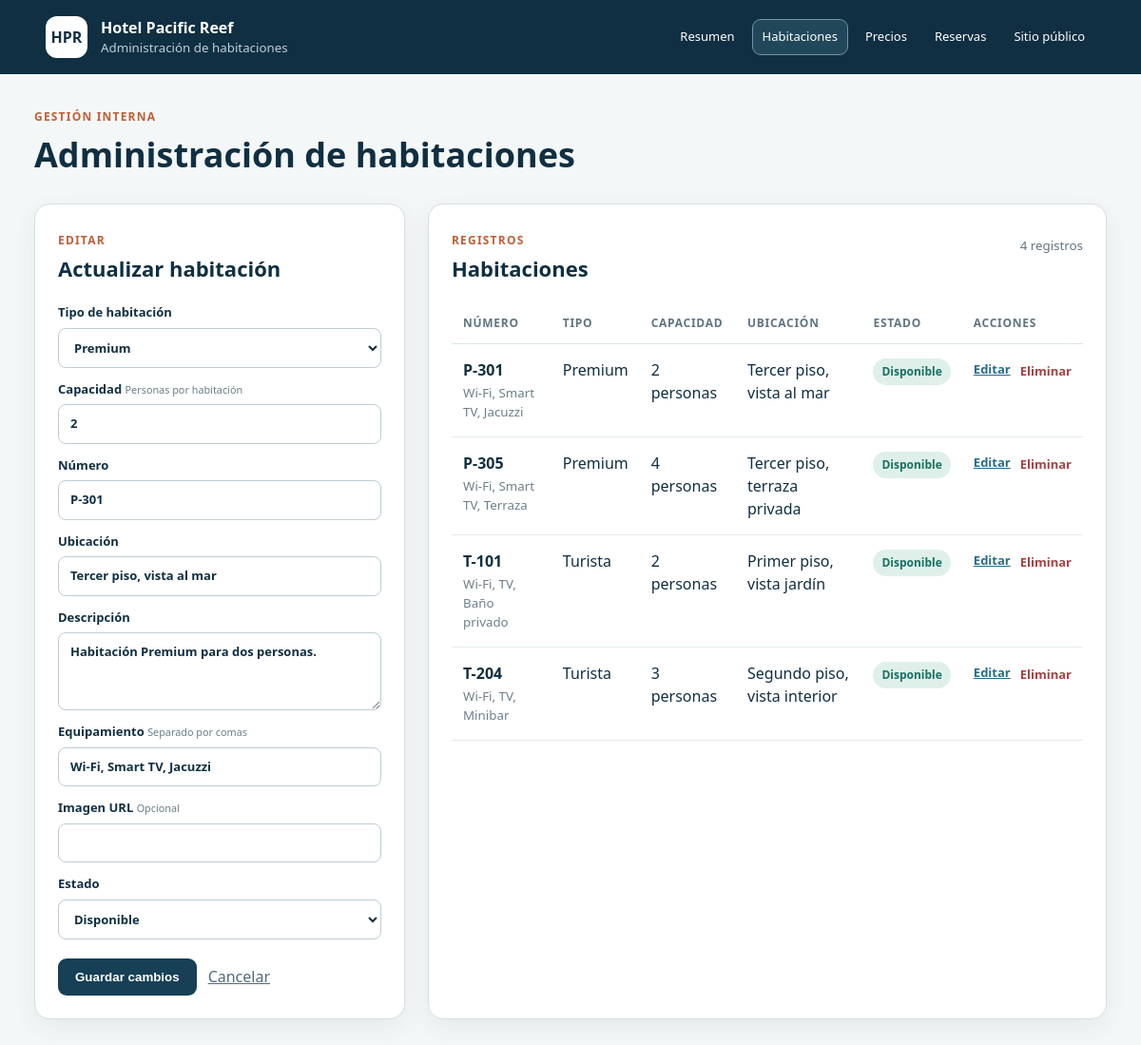
The app's page /admin/rooms.php?edit=3 with its own data.
### tables this page shows
CREATE TABLE rooms (
    id BIGINT UNSIGNED AUTO_INCREMENT PRIMARY KEY,
    room_type_id BIGINT UNSIGNED NOT NULL,
    capacity TINYINT UNSIGNED NOT NULL,
    room_number VARCHAR(20) NOT NULL UNIQUE,
    location VARCHAR(120) NOT NULL,
    description VARCHAR(500) NOT NULL,
    equipment JSON NOT NULL,
    image_url VARCHAR(500) NULL,
    status ENUM('available', 'occupied', 'maintenance', 'inactive') NOT NULL DEFAULT 'available',
    created_at TIMESTAMP NOT NULL DEFAULT CURRENT_TIMESTAMP,
    updated_at TIMESTAMP NOT NULL DEFAULT CURRENT_TIMESTAMP ON UPDATE CURRENT_TIMESTAMP,
    CONSTRAINT fk_rooms_room_type
        FOREIGN KEY (room_type_id) REFERENCES room_types(id),
    CONSTRAINT chk_room_capacity CHECK (capacity > 0)
);

CREATE TABLE room_types (
    id BIGINT UNSIGNED AUTO_INCREMENT PRIMARY KEY,
    name VARCHAR(80) NOT NULL UNIQUE,
    description VARCHAR(500) NOT NULL,
    base_price DECIMAL(12, 2) NOT NULL,
    max_guests TINYINT UNSIGNED NOT NULL,
    created_at TIMESTAMP NOT NULL DEFAULT CURRENT_TIMESTAMP,
    CONSTRAINT chk_room_type_price CHECK (base_price > 0),
    CONSTRAINT chk_room_type_capacity CHECK (max_guests > 0)
);

### src/Database/Connection.php (called while the page is built, shortened)
<?php
final class Connection
{
    public static function create(): PDO
    {
        $projectRoot = dirname(__DIR__, 2);
        $configFile = $projectRoot . '/config/database.php';
        $config = require (is_file($configFile)
            ? $configFile
            : $projectRoot . '/config/database.example.php');
        $dsn = sprintf(
            'mysql:host=%s;port=%d;dbname=%s;charset=%s',
            $config['host'],
            $config['port'],
            $config['database'],
            $config['charset']
        );
        return new PDO($dsn, $config['username'], $config['password'], [
            PDO::ATTR_ERRMODE => PDO::ERRMODE_EXCEPTION,
            PDO::ATTR_DEFAULT_FETCH_MODE => PDO::FETCH_ASSOC,
            PDO::ATTR_EMULATE_PREPARES => false,
        ]);
    }
}

### config/database.example.php (called while the page is built, shortened)
<?php
return [
    'host' => getenv('DB_HOST') ?: '127.0.0.1',
    'port' => (int) (getenv('DB_PORT') ?: 3306),
    'database' => getenv('DB_NAME') ?: 'hotel_pacific_reef',
    'username' => getenv('DB_USER') ?: 'root',
    'password' => getenv('DB_PASSWORD') ?: '',
    'charset' => 'utf8mb4',
];

### src/Repositories/RoomRepository.php (called while the page is built, shortened)
<?php
final class RoomRepository
{
    public function all(): array
    {
        return $this->pdo->query(
            'SELECT rooms.*, room_types.name AS room_type_name
             FROM rooms
             INNER JOIN room_types ON room_types.id = rooms.room_type_id
             ORDER BY rooms.room_number'
        )->fetchAll();
    }
    public function find(int $id): ?array
    {
        $statement = $this->pdo->prepare('SELECT * FROM rooms WHERE id = :id');
        $statement->execute(['id' => $id]);
        $room = $statement->fetch();
        return $room === false ? null : $room;
    }
    public function roomTypes(): array
    {
        return $this->pdo->query('SELECT id, name, description, base_price, max_guests FROM room_types ORDER BY name')->fetchAll();
    }
}

### public/admin/rooms.php (the view, shortened to what this page needs)
<?php
require dirname(__DIR__, 2) . '/src/Database/Connection.php';
require dirname(__DIR__, 2) . '/src/Repositories/RoomRepository.php';
function escape(string $value): string
{
    return htmlspecialchars($value, ENT_QUOTES, 'UTF-8');
}
function equipmentText(string $json): string
{
    $items = json_decode($json, true);
    return is_array($items) ? implode(', ', $items) : '';
}
$statusOptions = [
    'available' => 'Disponible',
    'occupied' => 'Ocupada',
    'maintenance' => 'Mantención',
    'inactive' => 'Inactiva',
];
$rooms = [];
$roomTypes = [];
$editingRoom = null;
try {
    $repository = new RoomRepository(Connection::create());
    $roomTypes = $repository->roomTypes();
    $rooms = $repository->all();
    if (isset($_GET['edit'])) {
        $editingRoom = $repository->find((int) $_GET['edit']);
    }
} catch (Throwable $exception) {
    $error = $exception->getMessage();
}
$form = $editingRoom ?? [
    'id' => 0,
    'room_type_id' => $roomTypes[0]['id'] ?? 1,
    'capacity' => 2,
    'room_number' => '',
    'location' => '',
    'description' => '',
    'equipment' => 'Wi-Fi, TV, Baño privado',
    'image_url' => '',
    'status' => 'available',
];
?>
<!DOCTYPE html>
<html lang="es">
<head>
    <link rel="stylesheet" href="../assets/css/admin.css">
    <link rel="stylesheet" href="../assets/css/responsive.css">
</head>
<body>
<header class="admin-header">
    <div><span>HPR</span><div><strong>Hotel Pacific Reef</strong><small>Administración de habitaciones</small></div></div>
    <nav aria-label="Navegación administrativa"><a href="index.php">Resumen</a><a class="active" href="rooms.php">Habitaciones</a><a href="prices.php">Precios</a><a href="reservations.php">Reservas</a><a href="../index.php">Sitio público</a></nav>
</header>
<main>
    <section class="page-heading">
        <div><p>Gestión interna</p><h1>Administración de habitaciones</h1></div>
    </section>
    <div class="admin-layout">
        <section class="panel form-panel">
            <div class="panel-heading"><span><?= $editingRoom ? 'Editar' : 'Nueva' ?></span><h2><?= $editingRoom ? 'Actualizar habitación' : 'Registrar habitación' ?></h2></div>
            <form method="post">
                <label>Tipo de habitación<select name="room_type_id" required><?php foreach ($roomTypes as $type): ?><option value="<?= (int) $type['id'] ?>" <?= (int) $form['room_type_id'] === (int) $type['id'] ? 'selected' : '' ?>><?= escape($type['name']) ?></option><?php endforeach; ?></select></label>
                <label>Capacidad <small>Personas por habitación</small><input name="capacity" type="number" min="1" max="255" value="<?= (int) $form['capacity'] ?>" required></label>
                <label>Número<input name="room_number" value="<?= escape((string) $form['room_number']) ?>" maxlength="20" required></label>
                <label>Ubicación<input name="location" value="<?= escape((string) $form['location']) ?>" maxlength="120" required></label>
                <label>Descripción<textarea name="description" maxlength="500" required><?= escape((string) $form['description']) ?></textarea></label>
                <label>Equipamiento <small>Separado por comas</small><input name="equipment" value="<?= escape(is_string($form['equipment']) && str_starts_with($form['equipment'], '[') ? equipmentText($form['equipment']) : (string) $form['equipment']) ?>" required></label>
                <label>Imagen URL <small>Opcional</small><input name="image_url" type="url" value="<?= escape((string) ($form['image_url'] ?? '')) ?>"></label>
                <label>Estado<select name="status" required><?php foreach ($statusOptions as $value => $label): ?><option value="<?= $value ?>" <?= $form['status'] === $value ? 'selected' : '' ?>><?= $label ?></option><?php endforeach; ?></select></label>
                <div class="form-actions"><button type="submit"><?= $editingRoom ? 'Guardar cambios' : 'Crear habitación' ?></button><?php if ($editingRoom): ?><a href="rooms.php">Cancelar</a><?php endif; ?></div>
            </form>
        </section>
        <section class="panel table-panel">
            <div class="panel-heading"><span>Registros</span><h2>Habitaciones</h2><small><?= count($rooms) ?> registros</small></div>
            <div class="table-wrap"><table><thead><tr><th>Número</th><th>Tipo</th><th>Capacidad</th><th>Ubicación</th><th>Estado</th><th>Acciones</th></tr></thead><tbody>
            <?php foreach ($rooms as $room): ?><tr><td><strong><?= escape($room['room_number']) ?></strong><small><?= escape(equipmentText($room['equipment'])) ?></small></td><td><?= escape($room['room_type_name']) ?></td><td><?= (int) $room['capacity'] ?> personas</td><td><?= escape($room['location']) ?></td><td><span class="status status-<?= escape($room['status']) ?>"><?= escape($statusOptions[$room['status']] ?? $room['status']) ?></span></td><td><div class="row-actions"><a href="?edit=<?= (int) $room['id'] ?>">Editar</a><form method="post" onsubmit="return confirm('¿Eliminar esta habitación?');"><input type="hidden" name="csrf_token" value="<?= escape($_SESSION['csrf_token']) ?>"><input type="hidden" name="action" value="delete"><input type="hidden" name="id" value="<?= (int) $room['id'] ?>"><button class="delete" type="submit">Eliminar</button></form></div></td></tr><?php endforeach; ?>
            </tbody></table></div>
        </section>
    </div>
</main>
</body>
</html>

### public/assets/css/admin.css (style rules this page uses)
:root { font-family:"Segoe UI",Arial,sans-serif;color:#102f42;background:#f4f7f7;line-height:1.5 }
* { box-sizing:border-box }
body { margin:0 }
.admin-header { height:78px;background:#102f42;color:#fff;display:flex;align-items:center;justify-content:space-between;padding:0 max(4vw,32px) }
.admin-header>div { display:flex;align-items:center;gap:14px }
.admin-header>div>span { display:grid;place-items:center;width:44px;height:44px;border-radius:12px;background:#fff;color:#102f42;font-weight:800 }
.admin-header strong,.admin-header small { display:block }
.admin-header small { color:#bbd0d8 }
.admin-header a { color:#fff;text-decoration:none;border:1px solid #78919c;border-radius:9px;padding:9px 14px }
main { max-width:1500px;margin:auto;padding:36px }
.page-heading { display:flex;justify-content:space-between;align-items:end;margin-bottom:24px }
.page-heading p,.panel-heading span { margin:0;color:#bf5f37;font-weight:800;text-transform:uppercase;letter-spacing:.1em;font-size:12px }
.page-heading h1 { font-size:36px;margin:4px 0 0 }
.admin-layout { display:grid;grid-template-columns:minmax(300px,390px) 1fr;gap:24px }
.panel { background:#fff;border:1px solid #d4e0e4;border-radius:16px;box-shadow:0 8px 24px #17344712;overflow:hidden }
.form-panel { padding:24px }
.panel-heading { position:relative;margin-bottom:20px }
.panel-heading h2 { margin:3px 0;font-size:22px }
.panel-heading>small { position:absolute;right:0;top:10px;color:#607482 }
label { display:block;font-size:13px;font-weight:700;margin:13px 0 }
label small { font-weight:400;color:#687e89 }
input,select,textarea { display:block;width:100%;margin-top:6px;padding:10px 12px;border:1px solid #bdcdd4;border-radius:8px;font:inherit;background:#fff;color:#102f42 }
textarea { height:82px;resize:vertical }
.form-actions { display:flex;gap:12px;align-items:center;margin-top:20px }
.form-actions button { border:0;border-radius:9px;background:#173f55;color:#fff;font-weight:700;padding:12px 18px;cursor:pointer }
.form-actions a { color:#526b79 }
.table-panel { padding:24px }
.table-wrap { overflow:auto }
table { width:100%;border-collapse:collapse }
th { text-align:left;color:#607482;font-size:12px;text-transform:uppercase;letter-spacing:.06em;border-bottom:1px solid #d9e3e6;padding:12px }
td { padding:15px 12px;border-bottom:1px solid #e5ecee;vertical-align:top }
td small { display:block;color:#6b7f89;margin-top:3px }
.status { display:inline-block;border-radius:999px;padding:5px 9px;font-size:12px;font-weight:700 }
.status-available { background:#dff0eb;color:#19715d }
.row-actions { display:flex;gap:10px;align-items:center }
.row-actions a,.row-actions button { font:inherit;font-size:13px;font-weight:700 }
.row-actions a { color:#256b8b }
.row-actions form { margin:0 }
.row-actions .delete { border:0;background:none;color:#a84040;padding:0;cursor:pointer }
.admin-header nav { display:flex;gap:7px;align-items:center }
.admin-header nav a { border-color:transparent;padding:8px 10px;font-size:13px }
.admin-header nav a:hover,.admin-header nav a.active { border-color:#75929e;background:#21475b }

### public/assets/css/responsive.css (style rules this page uses)
html, body { max-width: 100%; overflow-x: hidden; }
main, .overview > *, .reservation-layout > *, .admin-layout > *, .dashboard-grid > *, .panel { min-width: 0; }

### records on screen
rooms: room_type_id "Premium", capacity "2", room_number "P-301", location "Tercer piso, vista al mar", description "Habitación Premium para dos personas.", equipment "Wi-Fi, Smart TV, Jacuzzi", status "Disponible", room_type.name "Premium"
rooms: room_number "P-305", equipment "Wi-Fi, Smart TV, Terraza", room_type.name "Premium", capacity "4", location "Tercer piso, terraza privada", status "Disponible"
rooms: room_number "T-101", equipment "Wi-Fi, TV, Baño privado", room_type.name "Turista", capacity "2", location "Primer piso, vista jardín", status "Disponible"
rooms: room_number "T-204", equipment "Wi-Fi, TV, Minibar", room_type.name "Turista", capacity "3", location "Segundo piso, vista interior", status "Disponible"

### other values on screen
count($rooms) "4"
